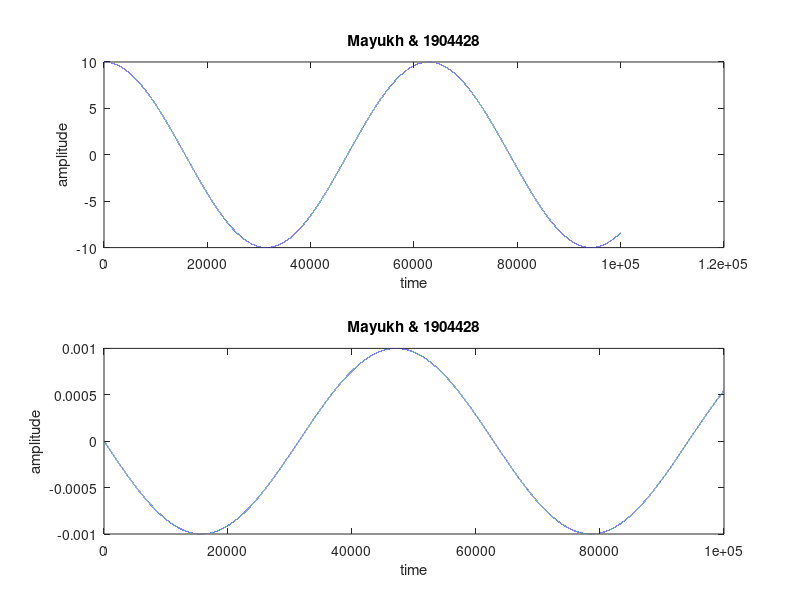

Here is the MATLAB script that generated this plot:
x = 0:0.0001:10;
f = 10*cos (x);
subplot (2,1,1);
plot (f);
xlabel ("time");
ylabel ("amplitude");
title ("Mayukh & 1904428");
y = diff (f);
subplot (2,1,2);
plot (y);
xlabel ("time");
ylabel ("amplitude");
title ("Mayukh & 1904428");